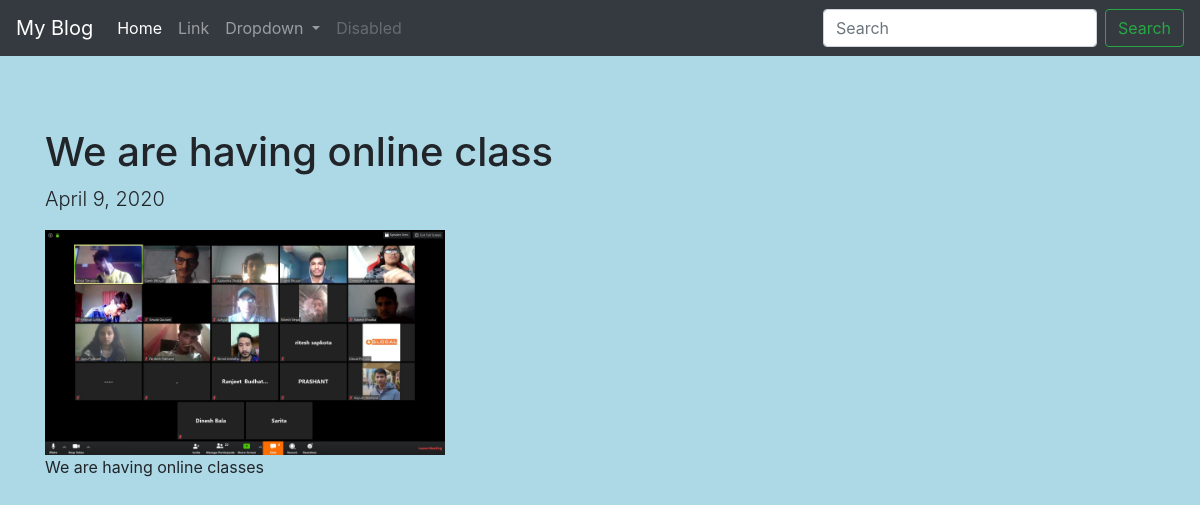
Screenshot of /detail/3/ with the database file from the repository.
### posts/models.py (models this page shows, shortened)
class Post(models.Model):
    title = models.CharField(max_length=120)
    image = models.ImageField(upload_to="posts/")
    content = models.TextField()
    date_added = models.DateField()
    class Meta:
        ordering = ['-id']

### posts/views.py (the view)
# urls.py: path('detail/<int:pk>/', views.detail, name="detail"),
def detail(request, pk):
    post = get_object_or_404(Post, pk=pk)
    context = {
        'post': post,
    }
    return render(request, 'detail.html', context)

### templates/detail.html (shortened to what this page needs)
{% extends 'base.html' %}
{% block content %}
<br>
<br>
<br>
<div class="container">
    <h1>{{post.title}}</h1>
    <p class="lead">{{post.date_added}}</p>
    <img src="{{post.image.url}}" width="400" alt="{{post.title}}">
    <div>
        {{post.content|safe}}
    </div>
</div>
{% endblock content %}

### static/main.css (style rules this page uses)
body { background: lightblue; }

### rows the page displays
Post: title "We are having online class", date_added "April 9, 2020", image (picture), content "We are having online classes"
